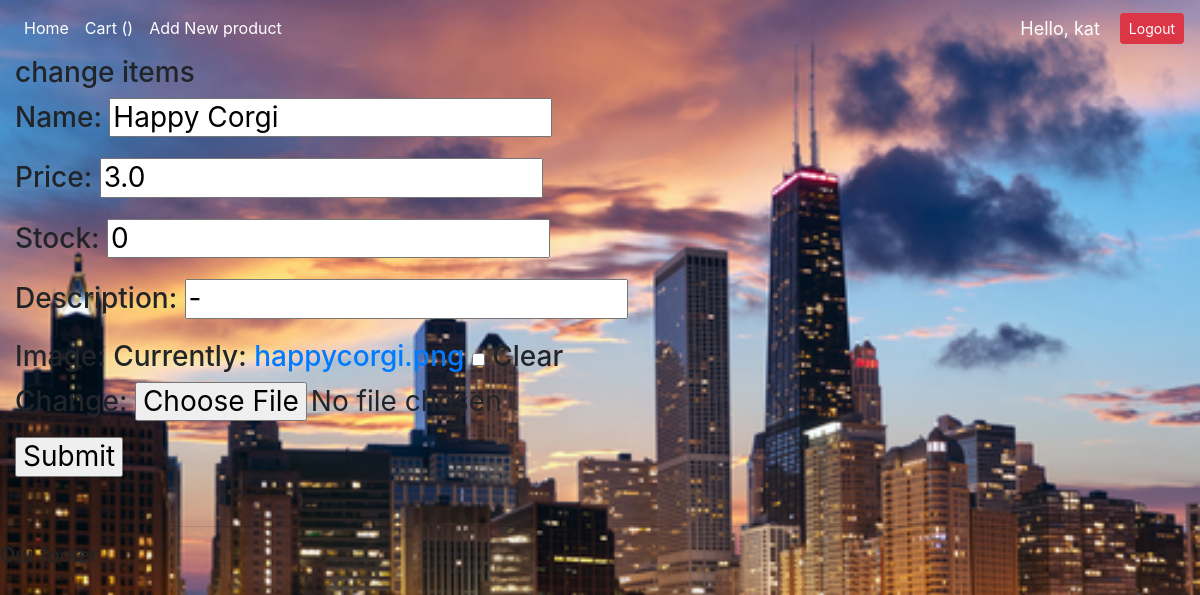
/update_product/4/ (signed in), run on the app's committed database.
### ecom/models.py (models this page shows, shortened)
class Product(models.Model):
    name = models.CharField(max_length=200, null=False)
    price = models.FloatField()
    stock = models.CharField(max_length=200, default=0)
    date_created = models.DateTimeField(auto_now_add=True)
    description = models.CharField(max_length=250)
    image = models.ImageField(default='default.png', null=True, blank=True)

### ecom/decorators.py (the view)
        def wrapper_func(request, *args, **kwargs):
            group = None
            if request.user.groups.exists():
                group = request.user.groups.all()[0].name
            if group in allowed_roles:
                return view_func(request, *args, **kwargs)
            else:
                return redirect('home')

### ecom/forms.py
class ProductForm(forms.ModelForm):
    class Meta:
        model = Product
        fields = '__all__'

### ecom/views.py (called while the page is built)
@allowed_users(allowed_roles=['Admin'])
def update(request, pk):
    product = Product.objects.get(id=pk)
    form = ProductForm(instance=product)
    if request.method == 'POST':
        form = ProductForm(request.POST, instance=product)
        if form.is_valid():
            form.save()
        return redirect('/')
    context = {
    'form': form
    }
    return render(request, 'ecom/updateProduct.html', context)

### ecom/templates/ecom/updateProduct.html (shortened to what this page needs)
{%  extends 'ecom/main.html' %}
{% block content %}
<h3>change items<h3>
  <form method="POST" action="" enctype="multipart/form-data">
				{{form.as_p}}
    <input type="submit" name="Submit">
  </form>
{% endblock %}

### ecom/templates/ecom/navbar.html (shortened to what this page needs)
{% load static %}
<nav class="navbar navbar-expand-lg navbar-dark">
  <div class="collapse navbar-collapse" id="navbarNav">
    <ul class="navbar-nav">
      <li class="nav-item active">
        <a class="nav-link" href="{% url 'home' %}">Home</a>
      </li>
      <li class="nav-item active">
        <a class="nav-link" href="{% url 'cart' %}">Cart ({{cartItems}})</a>
      </li>
          {% if request.user.is_staff %}
      <li class="nav-item active">
        <a class="nav-link" href="{% url 'create_product' %}">Add New product</a>
      </li>
      {% endif %}
    </ul>
  </div>
    <span class="hello-msg">Hello, {{request.user}}</span>
    <span><a class="btn btn-sm btn-danger" href="{% url 'logout' %}">Logout</a></span>
</nav>

### ecom/templates/ecom/main.html (style rules this page uses)
body { background: white url("images/background.jpg") no-repeat; background-size: 100%; background-attachment: fixed; }

### ecom/templates/ecom/navbar.html (style rules this page uses)
.hello-msg { font-size: 18px; color: #fff; margin-right: 20px; }

### data on the page
Product: name "Happy Corgi", price "3.0", stock "0", description "-"

### other printed values
{{ request.user }} "kat"
